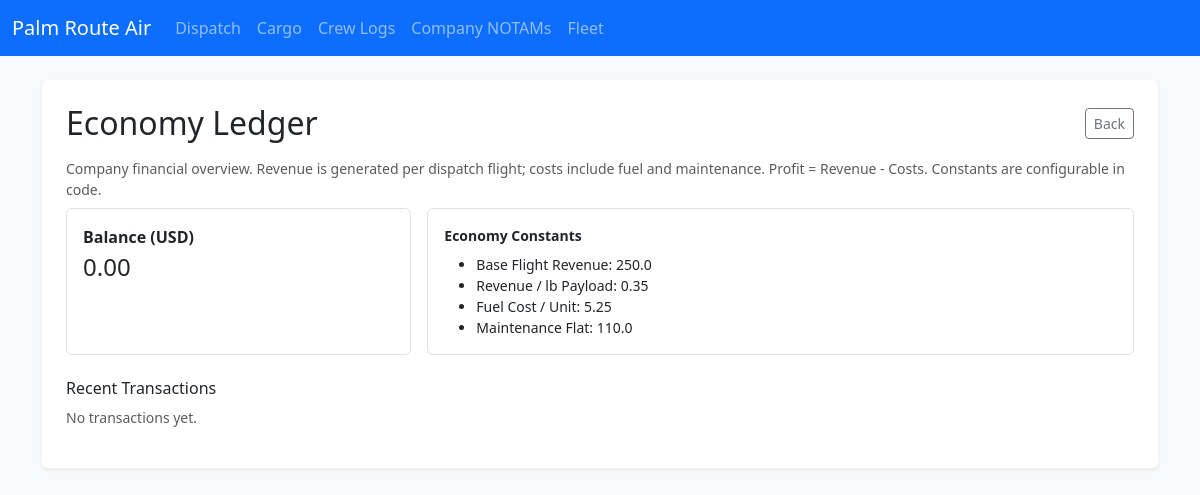
/economy, run on an earlier commit of the app's database.
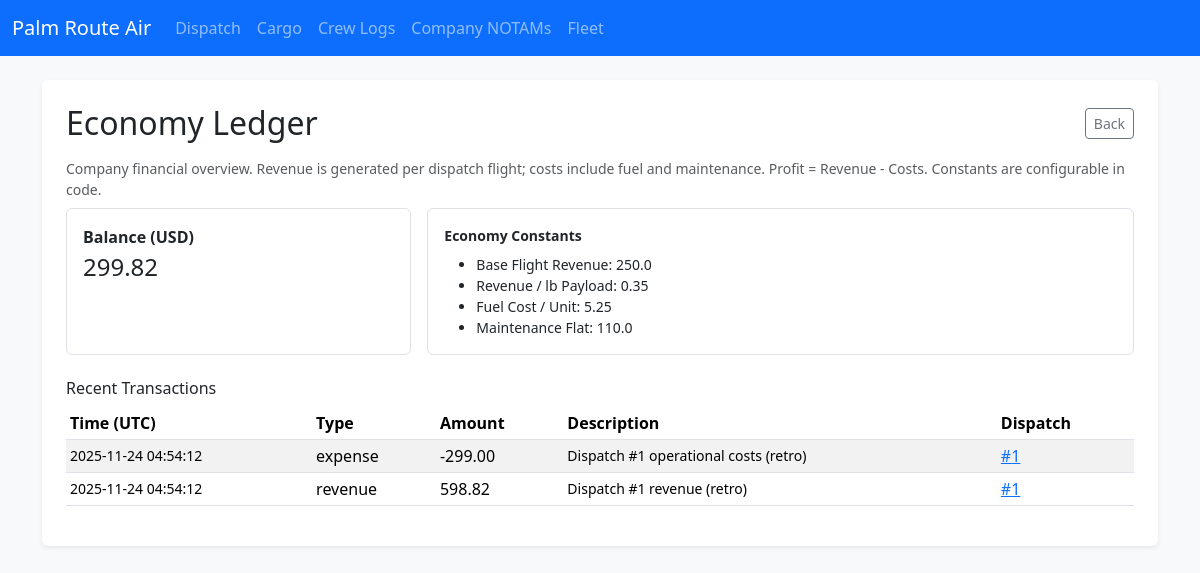
And on a later commit of the database.
### app.py (models this page shows)
class CompanyAccount(db.Model):
    id = db.Column(db.Integer, primary_key=True)
    balance = db.Column(db.Float, default=0.0)
    currency = db.Column(db.String(10), default='USD')

class Transaction(db.Model):
    id = db.Column(db.Integer, primary_key=True)
    timestamp = db.Column(db.DateTime, default=datetime.datetime.utcnow)
    type = db.Column(db.String(20))  # 'revenue' or 'expense'
    amount = db.Column(db.Float)
    description = db.Column(db.String(200))
    dispatch_release_id = db.Column(db.Integer, db.ForeignKey('dispatch_release.id'))
    cargo_manifest_id = db.Column(db.Integer, db.ForeignKey('cargo_manifest.id'))
    crew_log_id = db.Column(db.Integer, db.ForeignKey('crew_log.id'))

### app.py (the view)
@app.route('/economy')
def economy_ledger():
    acct = CompanyAccount.query.first()
    txns = Transaction.query.order_by(Transaction.timestamp.desc()).limit(200).all()
    return render_template('economy_ledger.html', account=acct, transactions=txns, constants=ECONOMY_CONSTANTS)

### templates/economy_ledger.html
{% extends 'base.html' %}
{% block content %}
<div class="p-4 bg-white rounded shadow-sm">
  <div class="d-flex justify-content-between align-items-center mb-3">
    <h2 class="mb-0">Economy Ledger</h2>
    <a href="{{ url_for('index') }}" class="btn btn-outline-secondary btn-sm">Back</a>
  </div>
  <p class="text-muted small mb-2">Company financial overview. Revenue is generated per dispatch flight; costs include fuel and maintenance. Profit = Revenue - Costs. Constants are configurable in code.</p>
  <div class="row g-3 mb-3">
    <div class="col-md-4">
      <div class="border rounded p-3 h-100">
        <div class="fw-semibold">Balance ({{ account.currency }})</div>
        <div class="fs-4">{{ '%.2f'|format(account.balance) }}</div>
      </div>
    </div>
    <div class="col-md-8">
      <div class="border rounded p-3 h-100 small">
        <div class="fw-semibold mb-2">Economy Constants</div>
        <ul class="mb-0">
          <li>Base Flight Revenue: {{ constants.BASE_FLIGHT_REVENUE }}</li>
          <li>Revenue / lb Payload: {{ constants.REVENUE_PER_LB }}</li>
          <li>Fuel Cost / Unit: {{ constants.FUEL_COST_PER_UNIT }}</li>
          <li>Maintenance Flat: {{ constants.MAINTENANCE_FLAT }}</li>
        </ul>
      </div>
    </div>
  </div>
  <h3 class="h6 mt-4">Recent Transactions</h3>
  {% if transactions %}
  <div class="table-responsive">
    <table class="table table-sm table-striped align-middle">
      <thead>
        <tr><th>Time (UTC)</th><th>Type</th><th>Amount</th><th>Description</th><th>Dispatch</th></tr>
      </thead>
      <tbody>
        {% for t in transactions %}
        <tr>
          <td class="small">{{ t.timestamp.strftime('%Y-%m-%d %H:%M:%S') }}</td>
          <td>{{ t.type }}</td>
          <td>{% if t.type == 'expense' %}-{% endif %}{{ '%.2f'|format(t.amount) }}</td>
          <td class="small">{{ t.description }}</td>
          <td>{% if t.dispatch_release_id %}<a href="{{ url_for('dispatch_detail', id=t.dispatch_release_id) }}">#{{ t.dispatch_release_id }}</a>{% else %}—{% endif %}</td>
        </tr>
        {% endfor %}
      </tbody>
    </table>
  </div>
  {% else %}
    <p class="text-muted small">No transactions yet.</p>
  {% endif %}
</div>
{% endblock %}

### templates/base.html (shortened to what this page needs)
<!doctype html>
<html lang="en">
  <head>
    <link href="https://cdn.jsdelivr.net/npm/bootstrap@5.3.3/dist/css/bootstrap.min.css" rel="stylesheet">
  </head>
  <body class="bg-light">
    <nav class="navbar navbar-expand-lg navbar-dark bg-primary mb-4">
      <div class="container-fluid">
        <a class="navbar-brand" href="{{ url_for('index') }}">Palm Route Air</a>
        <div class="collapse navbar-collapse" id="navbarNav">
          <ul class="navbar-nav">
            <li class="nav-item"><a class="nav-link" href="{{ url_for('dispatch_history') }}">Dispatch</a></li>
            <li class="nav-item"><a class="nav-link" href="{{ url_for('cargo_history') }}">Cargo</a></li>
            <li class="nav-item"><a class="nav-link" href="{{ url_for('crew_history') }}">Crew Logs</a></li>
            <li class="nav-item"><a class="nav-link" href="{{ url_for('notams_history') }}">Company NOTAMs</a></li>
            <li class="nav-item"><a class="nav-link" href="{{ url_for('fleet_history') }}">Fleet</a></li>
          </ul>
        </div>
      </div>
    </nav>
    <main class="container mb-5">
      {% block content %}{% endblock %}
    </main>
  </body>
</html>

What changed in the data, as far as the page shows it:
changed CompanyAccount "USD": balance "0.00" → "299.82"
added Transaction: timestamp "2025-11-24 04:54:12", type "expense", amount "299.00", description "Dispatch #1 operational costs (retro)", dispatch_release_id "1"
added Transaction: timestamp "2025-11-24 04:54:12", type "revenue", amount "598.82", description "Dispatch #1 revenue (retro)", dispatch_release_id "1"
Also different on the page:
text no longer shown: "No transactions yet."
text now shown: "Time (UTC) Type Amount Description Dispatch"
